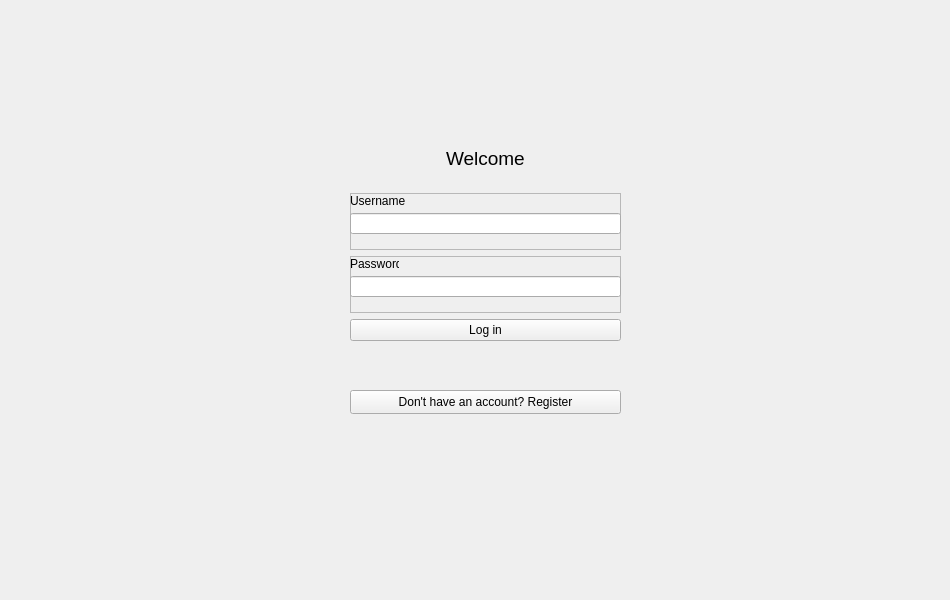
<?xml version="1.0" encoding="UTF-8"?>
<ui version="4.0">
 <class>LoginWindow</class>
 <widget class="QWidget" name="LoginWindow">
  <property name="geometry">
   <rect>
    <x>0</x>
    <y>0</y>
    <width>950</width>
    <height>600</height>
   </rect>
  </property>
  <property name="windowTitle">
   <string>Login</string>
  </property>
  <property name="inputMethodHints">
   <set>Qt::ImhNone</set>
  </property>
  <widget class="QPushButton" name="register_button">
   <property name="geometry">
    <rect>
     <x>350</x>
     <y>390</y>
     <width>271</width>
     <height>24</height>
    </rect>
   </property>
   <property name="text">
    <string>Don't have an account? Register</string>
   </property>
  </widget>
  <widget class="QWidget" name="verticalLayoutWidget">
   <property name="geometry">
    <rect>
     <x>350</x>
     <y>130</y>
     <width>271</width>
     <height>211</height>
    </rect>
   </property>
   <layout class="QVBoxLayout" name="verticalLayout">
    <property name="rightMargin">
     <number>0</number>
    </property>
    <item alignment="Qt::AlignHCenter">
     <widget class="QLabel" name="title">
      <property name="maximumSize">
       <size>
        <width>100</width>
        <height>100</height>
       </size>
      </property>
      <property name="font">
       <font>
        <pointsize>14</pointsize>
       </font>
      </property>
      <property name="text">
       <string>Welcome</string>
      </property>
     </widget>
    </item>
    <item>
     <widget class="QFrame" name="frame_1">
      <property name="frameShape">
       <enum>QFrame::StyledPanel</enum>
      </property>
      <property name="frameShadow">
       <enum>QFrame::Raised</enum>
      </property>
      <widget class="QLabel" name="username_label">
       <property name="geometry">
        <rect>
         <x>0</x>
         <y>0</y>
         <width>111</width>
         <height>16</height>
        </rect>
       </property>
       <property name="text">
        <string>Username</string>
       </property>
      </widget>
      <widget class="QLineEdit" name="username_input">
       <property name="enabled">
        <bool>true</bool>
       </property>
       <property name="geometry">
        <rect>
         <x>0</x>
         <y>20</y>
         <width>271</width>
         <height>21</height>
        </rect>
       </property>
       <property name="alignment">
        <set>Qt::AlignLeading|Qt::AlignLeft|Qt::AlignVCenter</set>
       </property>
      </widget>
     </widget>
    </item>
    <item>
     <widget class="QFrame" name="frame_2">
      <property name="frameShape">
       <enum>QFrame::StyledPanel</enum>
      </property>
      <property name="frameShadow">
       <enum>QFrame::Raised</enum>
      </property>
      <widget class="QLabel" name="password_label">
       <property name="geometry">
        <rect>
         <x>0</x>
         <y>0</y>
         <width>49</width>
         <height>16</height>
        </rect>
       </property>
       <property name="text">
        <string>Password</string>
       </property>
      </widget>
      <widget class="QLineEdit" name="password_input">
       <property name="geometry">
        <rect>
         <x>0</x>
         <y>20</y>
         <width>271</width>
         <height>21</height>
        </rect>
       </property>
       <property name="inputMethodHints">
        <set>Qt::ImhHiddenText</set>
       </property>
       <property name="text">
        <string/>
       </property>
      </widget>
     </widget>
    </item>
    <item>
     <widget class="QPushButton" name="login_button">
      <property name="text">
       <string>Log in</string>
      </property>
     </widget>
    </item>
   </layout>
  </widget>
 </widget>
 <resources/>
 <connections/>
</ui>
